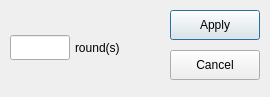
<?xml version="1.0" encoding="UTF-8"?>
<ui version="4.0">
 <class>AmmunitionDialog</class>
 <widget class="QDialog" name="AmmunitionDialog">
  <property name="geometry">
   <rect>
    <x>0</x>
    <y>0</y>
    <width>270</width>
    <height>97</height>
   </rect>
  </property>
  <property name="windowTitle">
   <string>Dialog</string>
  </property>
  <widget class="QLabel" name="ammunitionMeasurementUnit">
   <property name="geometry">
    <rect>
     <x>75</x>
     <y>35</y>
     <width>70</width>
     <height>25</height>
    </rect>
   </property>
   <property name="text">
    <string>round(s)</string>
   </property>
  </widget>
  <widget class="QLineEdit" name="ammunitionInput">
   <property name="geometry">
    <rect>
     <x>10</x>
     <y>35</y>
     <width>60</width>
     <height>25</height>
    </rect>
   </property>
   <property name="text">
    <string/>
   </property>
   <property name="alignment">
    <set>Qt::AlignRight|Qt::AlignTrailing|Qt::AlignVCenter</set>
   </property>
  </widget>
  <widget class="QPushButton" name="applyButton">
   <property name="geometry">
    <rect>
     <x>170</x>
     <y>10</y>
     <width>90</width>
     <height>30</height>
    </rect>
   </property>
   <property name="text">
    <string>Apply</string>
   </property>
  </widget>
  <widget class="QPushButton" name="cancelButton">
   <property name="geometry">
    <rect>
     <x>170</x>
     <y>50</y>
     <width>90</width>
     <height>30</height>
    </rect>
   </property>
   <property name="text">
    <string>Cancel</string>
   </property>
  </widget>
 </widget>
 <resources/>
 <connections/>
</ui>
